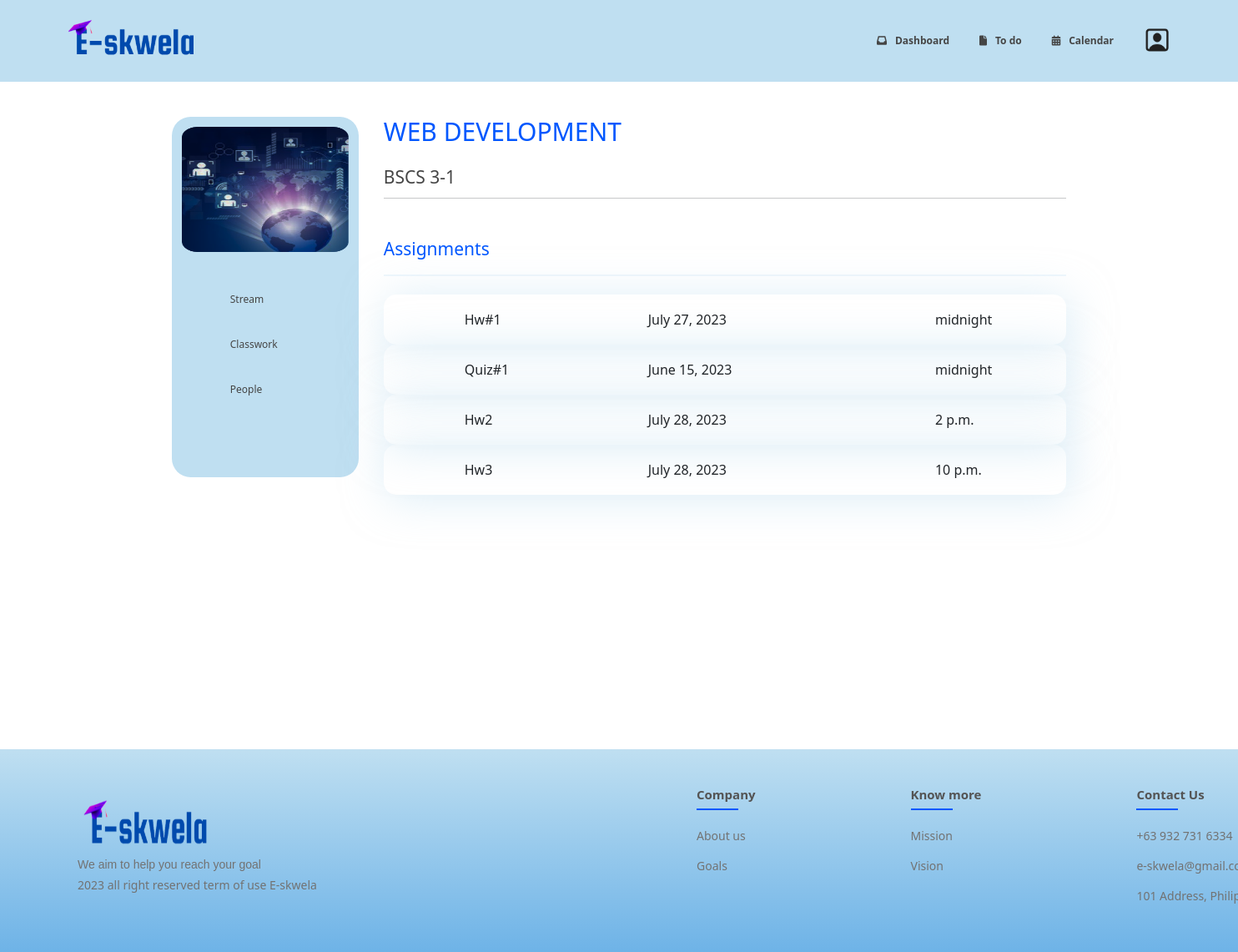
The page /course/classwork/13 on the database its author committed.
### educ_web/models.py (models this page shows, shortened)
class Course(models.Model):
    name = models.CharField(max_length=64)
    section = models.CharField(max_length=64, blank=True)
    course_code = models.CharField(max_length=64, null=True, blank=True)
    room = models.CharField(max_length=64, blank=True)
    banner = models.ImageField(upload_to="course/", blank=True) # if none then use the default course image
    classcode = models.CharField(max_length=10, null=True)
    instructor = models.ForeignKey(User, related_name="instruct_course", on_delete=models.CASCADE)
    students = models.ManyToManyField(User, related_name="enrolled", blank=True)

class Task(models.Model):
    CATEGORY = [
        ('ASSIGNMENT', 'Assignment'),
        ('QUIZ', 'Quiz'),
        ('MATERIAL', 'Material'),
    ]
    type = models.CharField(max_length=20, choices=CATEGORY)
    title = models.CharField(max_length=64)
    instruction = models.TextField()
    score = models.FloatField(null=True, blank=True)
    due_date_time = models.DateTimeField(null=True, blank=True)
    date_time = models.DateTimeField(auto_now_add=True, editable=False, null=True)
    course = models.ForeignKey(Course, related_name="task", null=True, on_delete=models.CASCADE)

### educ_web/views.py (the view)
# urls.py: path("course/classwork/<int:course_id>", views.student_classwork, name="student_classwork"),
def student_classwork(request, course_id):
    course = Course.objects.get(pk=course_id)
    task = course.task.all()
    return render(request, 'main/S_course/S_course_classwork.html', {
        "course": course,
        "user": request.user,
        "task": task,
    })

### educ_web/templates/main/S_course/S_course_classwork.html (shortened to what this page needs)
{% extends 'main/S_course/S_course_stream.html' %}
{% load static %}
{% block student_stream_course %}
    <div class="classwork-external-container">
        <div class="classwork-internal-container">
            <div class="classwork-title-container">
                <h3>
                    Assignments
                </h3>
            </div>
            <table class="classwork-main-table">
                <tbody>
                    {% for work in task %}
                        {% if work.type != 'MATERIAL' %}
                            <tr class="classwork-main-row">
                                <td class="classwork-submission-icon">
                                </td>
                                <td class="classwork-specific-title">
                                    {{ work.title | title }}
                                </td>
                                <div class="classwork-date-time-container">
                                    <td class="classwork-main-date">
                                        {{ work.due_date_time.date }}
                                    </td>
                                    <td class="classwork-main-time">
                                        {{ work.due_date_time.time }}
                                    </td>
                                </div>
                            </tr>
                        {% endif %}
                    {% endfor %}
                </tbody>
            </table>
        </div>
    </div>
{% endblock %}

### educ_web/templates/main/S_course/S_course_stream.html (shortened to what this page needs)
{% extends 'main/S_home/S_home.html' %}
{% load static %}
{% block script %}
    <link href="{% static 'S_course/S_course_stream.css' %}" rel="stylesheet">
{% endblock %}
{% block body %}
    <div class="indiv-course-external">
        <div class="indiv-course-internal">
            <div class="nav-course-container">
                <div class="course-image-container">
                    {% if course.banner %}
                        <img src="{{ course.banner.url }}" alt="Chosen Course Picture" class="main-course-img">
                    {% else %}
                        <img src="{% static 'images/d6.png' %}" alt="Chosen Course Picture" class="main-course-img">
                    {% endif %}
                </div>
                <div class="nav-pages-container">
                    <a href="{% url 'student_stream' course_id=course.id %}">
                        <div class="nav-pages-external-container">
                            <div class="nav-pages-internal-container">
                                <span class="icon-nav-pages-container">
                                </span>
                                <div class="nav-pages-main-text">
                                    Stream
                                </div>
                            </div>
                        </div>
                    </a>
                    <a href="{% url 'student_classwork' course_id=course.id %}">
                        <div class="nav-pages-external-container">
                            <div class="nav-pages-internal-container">
                                <span class="icon-nav-pages-container">
                                </span>
                                <div class="nav-pages-main-text">
                                    Classwork
                                </div>
                            </div>
                        </div>
                    </a>
                    <a href="{% url 'student_people' course_id=course.id %}">
                        <div class="nav-pages-external-container">
                            <div class="nav-pages-internal-container">
                                <span class="icon-nav-pages-container">
                                </span>
                                <div class="nav-pages-main-text">
                                    People
                                </div>
                            </div>
                        </div>
                    </a>
                </div>
            </div>
            <div class="course-body-container">
                <div class="course-heading-container">
                    <span class="course-main-title-heading">
                        {% if course.code %}
                            <h1>
                                {{ course.code | upper }} : {{ course.name | upper }}
                            </h1>
                        {% else %}
                            <h1>
                                {{ course.name | upper }}
                            </h1>
                        {% endif %}
                    </span>
                    <br/>
                    <span class="course-section-title-heading">
                        <h3>
                            {{ course.section | upper }}
                        </h3>
                    </span>
                    <hr>
                </div>
                {% block student_stream_course %}{% endblock %}
            </div>
        </div>
    </div>
{% endblock %}

### educ_web/static/footer/footer.css (style rules this page uses)
* { margin: 0; padding: 0; box-sizing: border-box; }
:root { --main-bg-color: #bfdff1; --main-font-color: #3443cf; --border-color: #1e1e1e; --button-disabled: #7d9dba; --table-border: 1vw; --blue: #0057FE; --lightblue: #BFDFF1; --white: #ffffffff; --gray: #454545; --lightgray: #877F7F; }
html { transition: all 200ms ease-in 0ms; font-size: 12px; }
html, body { margin: 0px; }

### educ_web/static/S_course/S_course_stream.css (style rules this page uses)
.indiv-course-external { display: block; margin: auto; min-height: 100vh; max-width: 93.75rem; }
.indiv-course-internal { display: flex; justify-content: center; height: 100%; width: 100%; padding: 3.5rem 2.188rem; }
.nav-course-container { border-radius: 1.875rem; max-height: 36rem; height: 36rem; width: 20rem; background-color: #BFDFF1; display: flex; flex-direction: column; }
.course-image-container { padding: 1rem; }
.main-course-img { width: 200px; height: 150px; margin-bottom: 1.5rem; }
.nav-pages-container { display: flex; flex-direction: column; }
.nav-pages-container > a { text-decoration: none; }
.nav-pages-external-container { height: 100%; width: 100%; margin-bottom: 1rem; border-top-left-radius: 1.875rem; border-bottom-left-radius: 1.875rem; position: relative; }
.nav-pages-internal-container { height: 100%; width: 100%; display: flex; padding: 1rem; }
.icon-nav-pages-container { width: 20%; display: flex; justify-content: center; align-items: center; color: #454545; }
.nav-pages-main-text { width: 80%; margin: auto; padding-left: 1.5rem; color: #454545; }
.course-body-container { height: 100%; width: calc(100% - 15rem); margin-left: 2.5rem; display: flex; flex-direction: column; }
.course-heading-container { z-index: -1; }
.course-main-title-heading { color: #0057FE; align-items: flex-start; }
.course-section-title-heading { color: #454545; }
.classwork-external-container { margin-top: 3rem; }
.classwork-title-container { color: #0057FE; font-weight: 500; padding-bottom: 1rem; border-bottom: 2px solid rgba(191, 223, 241, 0.25); }
.classwork-main-table { margin-top: 1.875rem; height: 100%; width: 100%; }
.classwork-main-row { max-height: 5rem; height: 5rem; border-radius: 1.25rem; box-shadow: 4px 4px 50px 2px rgba(191, 223, 241, 0.5); }
.classwork-submission-icon { max-width: 3.633rem; padding: 0 1rem 0 1.5rem; }
.classwork-specific-title { max-width: 24.002rem; padding: 0 1rem 0 1.5rem; }
.classwork-main-date { max-width: 16.848rem; padding: 0 1rem 0 1.5rem; }
.classwork-main-time { max-width: 5.548rem; padding: 0 1rem 0 1.5rem; }

### rows shown on the page
Course: name "WEB DEVELOPMENT", section "BSCS 3-1"
Task: title "Hw#1", due_date_time "July 27, 2023", due_date_time.time "midnight"
Task: title "Quiz#1", due_date_time "June 15, 2023", due_date_time.time "midnight"
Task: title "Hw2", due_date_time "July 28, 2023", due_date_time.time "2 p.m."
Task: title "Hw3", due_date_time "July 28, 2023", due_date_time.time "10 p.m."
